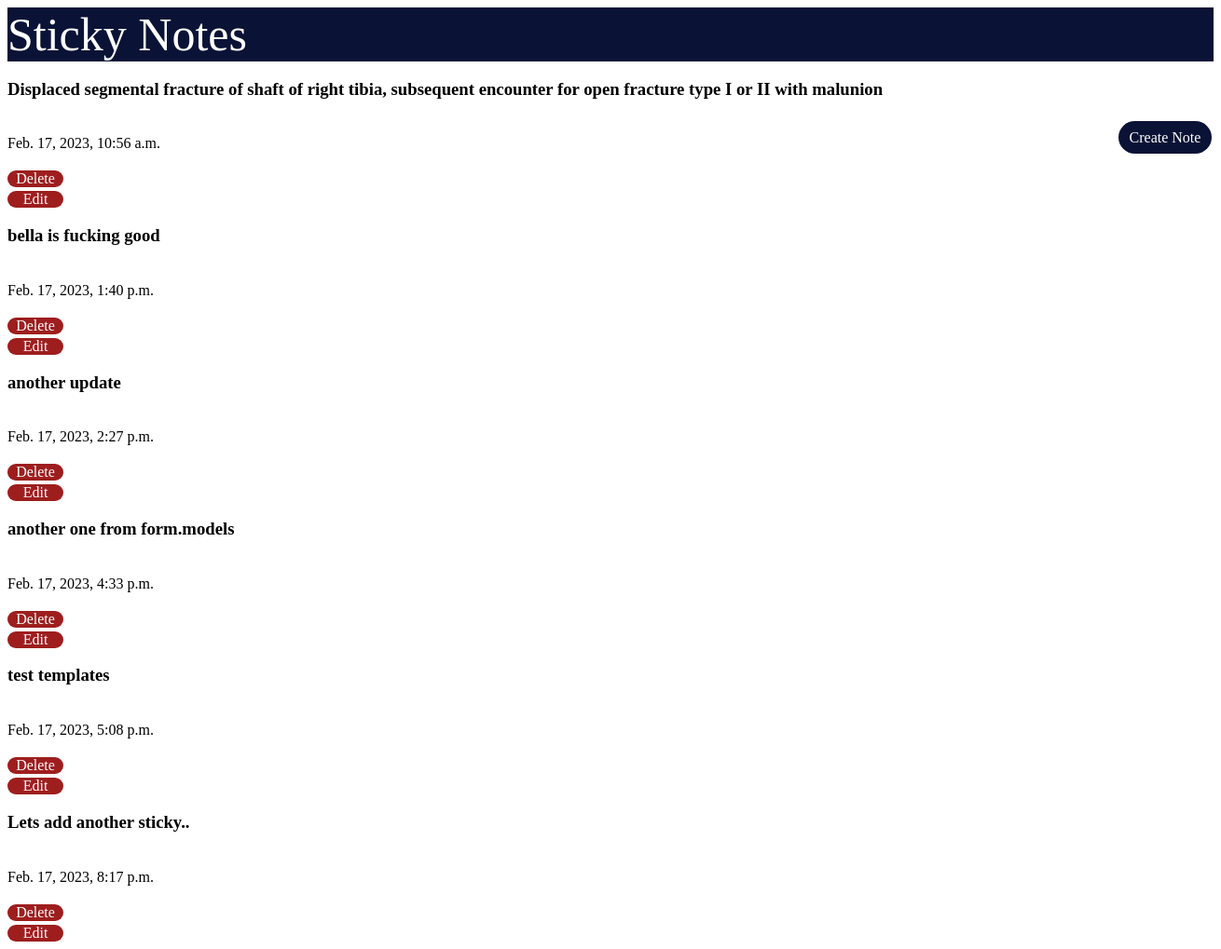
Before: / with the older database file.
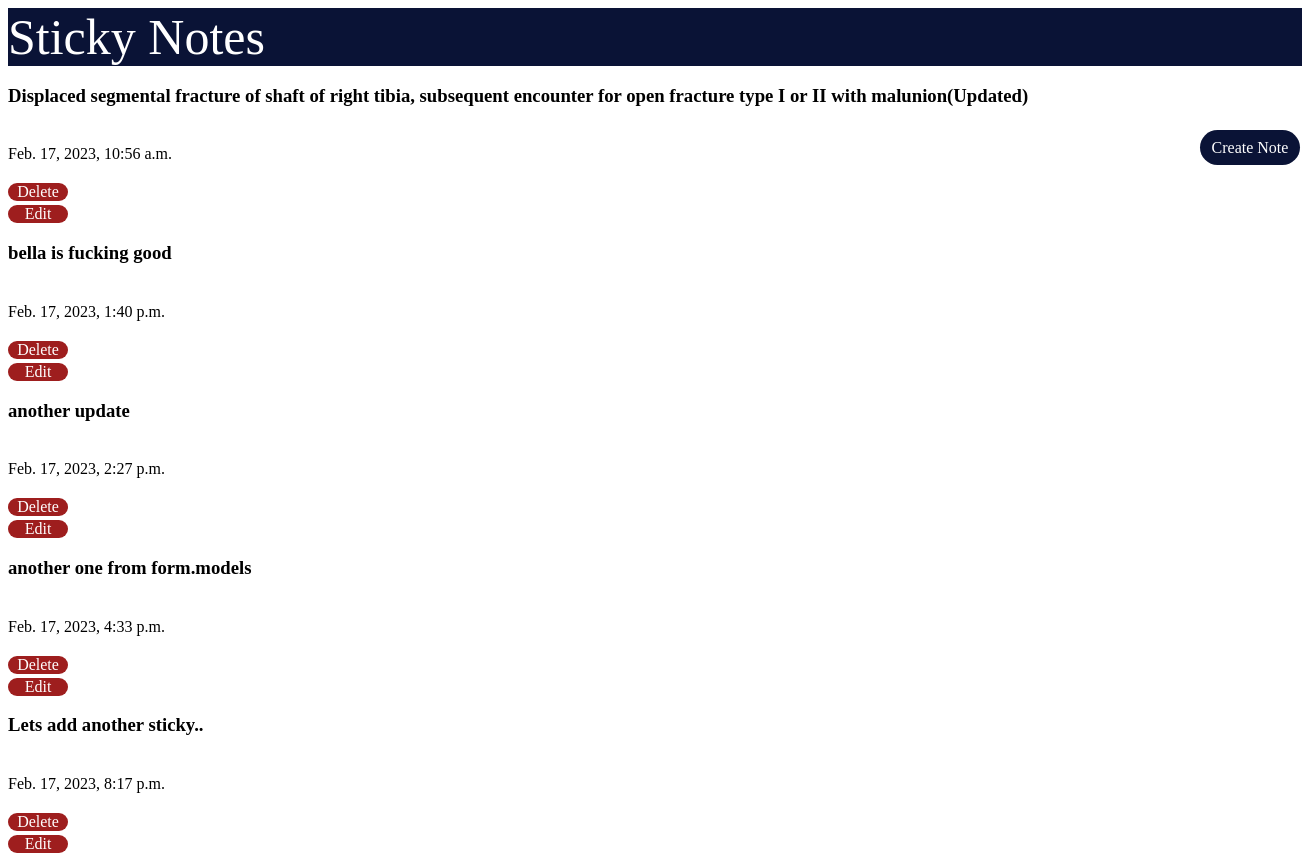
After: the same page with the newer database file.
### base/models.py (models this page shows, shortened)
class StickyNote(models.Model):
    note_text = models.CharField(max_length=250)
    created_at = models.DateTimeField(auto_now_add=True)
    last_updated = models.DateTimeField(auto_now_add=True)

### base/views.py (the view)
# urls.py: path('', views.home, name='home'),
def home(request):
    notes = StickyNote.objects.all()
    context = {'notes': notes}
    return render(request, 'base.html', context)

### templates/base.html (shortened to what this page needs)
{% load static %}
<!DOCTYPE html>
<html lang="en">
<head>
    <link rel="stylesheet" href="{% static 'styles/base.css' %}"/>
</head>
<body>
    <nav>
        <a href="{% url 'home' %}">Sticky Notes</a>
    </nav>
    {% block content %}
    {% for note in notes %}
    <div class="container">
        <h3 id="note-title">{{ note.note_text }}</h3>
        <p>{{ note.created_at }}</p>
        <a href="{% url 'delete_note' note.pk %}">Delete</a>
        <a href="{% url 'update_note' note.pk %}">Edit</a>
    </div>
    {% endfor %}
    <a class="btn" href="{% url 'create_note' %}">Create Note</a>
    {% endblock %}
</body>
</html>

Changed rows visible on the page:
removed StickyNote: note_text "test templates", created_at "Feb. 17, 2023, 5:08 p.m."
changed StickyNote: note_text "Displaced segmental fracture of shaft of right tibia, subsequent encounter for open fracture type I or II with malunion" → "Displaced segmental fracture of shaft of right tibia, subsequent encounter for open fracture type I or II with malunion(Updated)"
